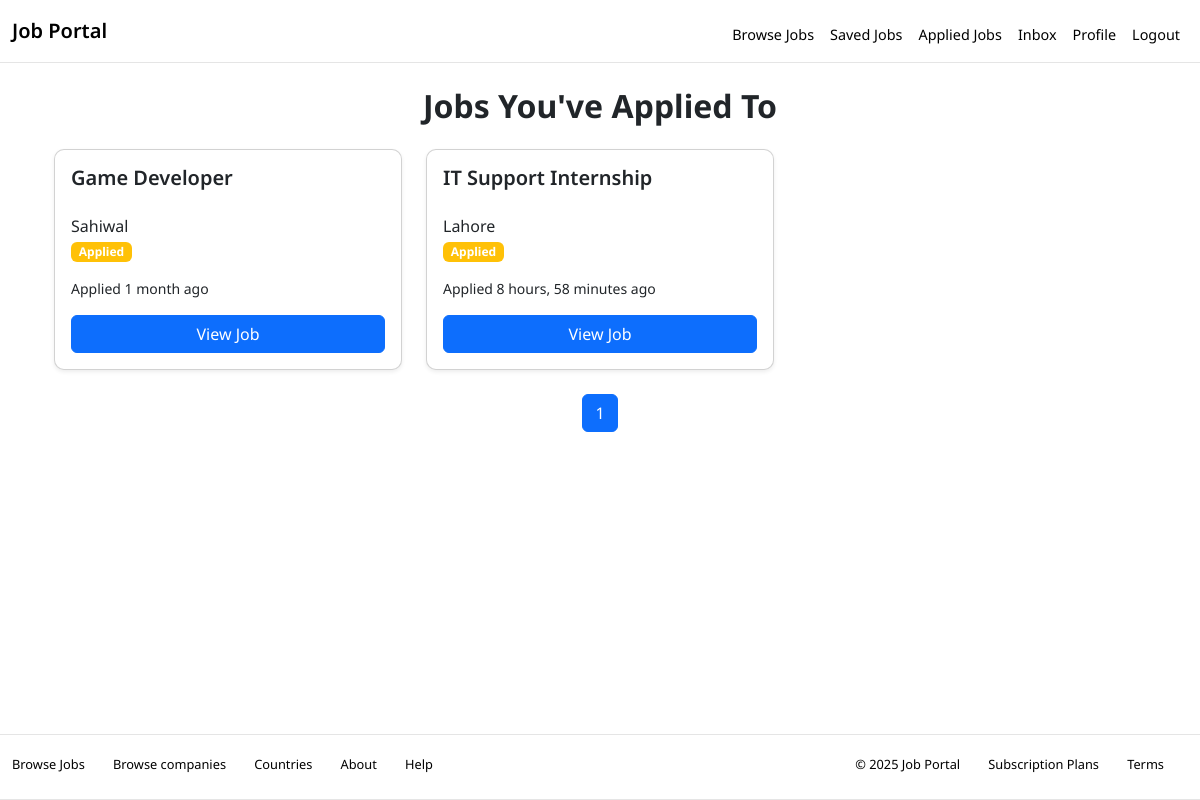
/seeker/applied/ (signed in), run on an earlier commit of the app's database.
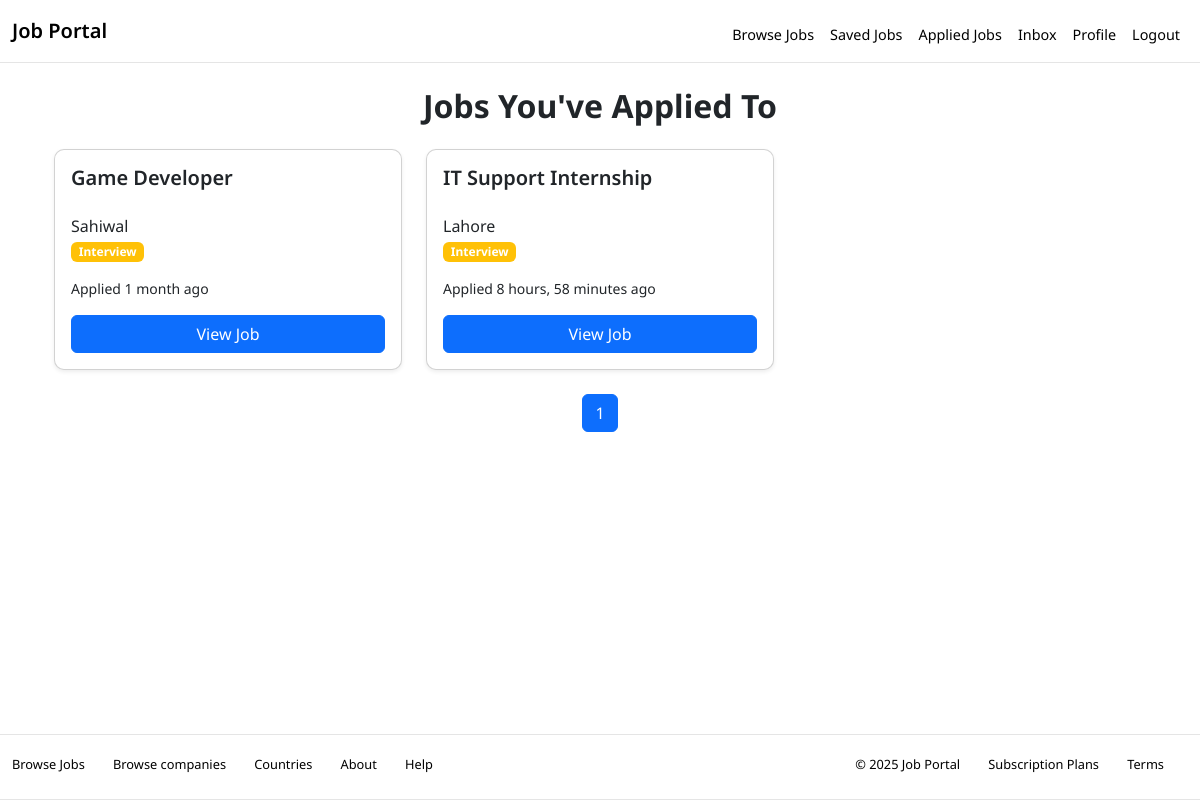
And on a later commit of the database.
### core/models.py (models this page shows)
class Application(models.Model):
    job = models.ForeignKey(Job, on_delete=models.CASCADE)
    seeker = models.ForeignKey(JobSeekerProfile, on_delete=models.CASCADE)
    resume = models.FileField(upload_to='applications/')
    cover_letter = models.TextField(blank=True)
    status = models.CharField(max_length=20, choices=[('applied', 'Applied'), ('interview', 'Interview Scheduled'), ('rejected', 'Rejected'), ('hired', 'Hired')], default='applied')
    applied_at = models.DateTimeField(auto_now_add=True)

class Job(models.Model):
    employer = models.ForeignKey(EmployerProfile, on_delete=models.CASCADE)
    title = models.CharField(max_length=150)
    description = models.TextField()
    skills_required = models.TextField()
    location = models.CharField(max_length=100)
    salary_min = models.IntegerField()
    salary_max = models.IntegerField()
    job_type = models.CharField(max_length=20, choices=[('full', 'Full-Time'), ('part', 'Part-Time'), ('remote', 'Remote'), ('intern', 'Internship')])
    created_at = models.DateTimeField(auto_now_add=True)
    expiry_date = models.DateField()
    is_active = models.BooleanField(default=True)

### core/views.py (the view)
# urls.py: path('seeker/applied/', applied_jobs_page, name='applied-jobs'),
@login_required
def applied_jobs_page(request):
    if request.user.role != 'seeker':
        messages.error(request, "Not authorized.")
        return redirect('dashboard')
    seeker = request.user.jobseekerprofile
    applications = Application.objects.filter(seeker=seeker).select_related('job')
    paginator = Paginator(applications, 6)  # show 6 applications per page
    page = request.GET.get('page')
    page_obj = paginator.get_page(page)
    return render(request, 'core/applied_jobs.html', {
        'applications': page_obj
    })

### core/templates/core/applied_jobs.html (shortened to what this page needs)
{% extends 'base.html' %}
{% block content %}
<div class="container p-4">
  <h2 class="text-center mb-4">Jobs You've Applied To</h2>
  {% if not applications %}
    <div class="alert alert-warning mt-4">
      You haven't applied to any jobs yet.
    </div>
  {% else %}
    <div class="row g-4">
      {% for application in applications %}
        <div class="col-md-4">
          <div class="card p-3 shadow-sm" style="border-radius: 10px">
            <h5>{{ application.job.title }}</h5>
            <span>{{ application.job.location }}</span>
            <div class="mb-3">
              <span class="badge {% if application.status == 'accepted' %}bg-success{% elif application.status == 'rejected' %}bg-danger{% else %}bg-warning{% endif %}">
                {{ application.status|capfirst }}
              </span>
            </div>
            <small>Applied {{ application.applied_at|timesince }} ago</small>
            <a
              href="{% url 'job-list' %}?job={{ application.job.id }}"
              class="btn btn-primary mt-3">
              View Job
            </a>
          </div>
        </div>
      {% endfor %}
    </div>
    <div class="pagination mt-4 d-flex justify-content-center">
      <ul class="pagination mb-0">
        {% for num in applications.paginator.page_range %}
          <li class="page-item {% if applications.number == num %}active{% endif %}">
            <a class="page-link" href="?page={{ num }}">{{ num }}</a>
          </li>
        {% endfor %}
      </ul>
    </div>
  {% endif %}
</div>
{% endblock %}

What changed in the data, as far as the page shows it:
changed Application "1 month": status "Applied" → "Interview"
changed Application "8 hours, 58 minutes": status "Applied" → "Interview"
